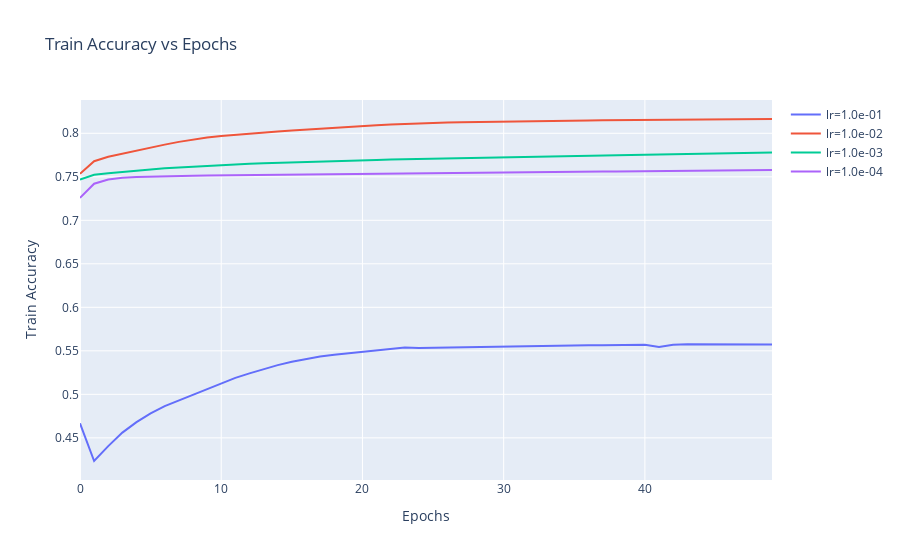

The notebook cell this image was saved under:
### Code cell
traces = []

for lr, train_accuracies in train_accuracies_per_lr.items():
    traces.append(
        go.Scatter(
            x=list(range(len(train_accuracies))),
            y=train_accuracies,
            name=f"lr={lr:.1e}",
        )
    )

fig = go.Figure(
    data=traces,
    layout=go.Layout(
        title="Train Accuracy vs Epochs, by learning rate",
        xaxis=dict(title="Epochs"),
        yaxis=dict(title="Train Accuracy"),
    ),
)

fig.show()
